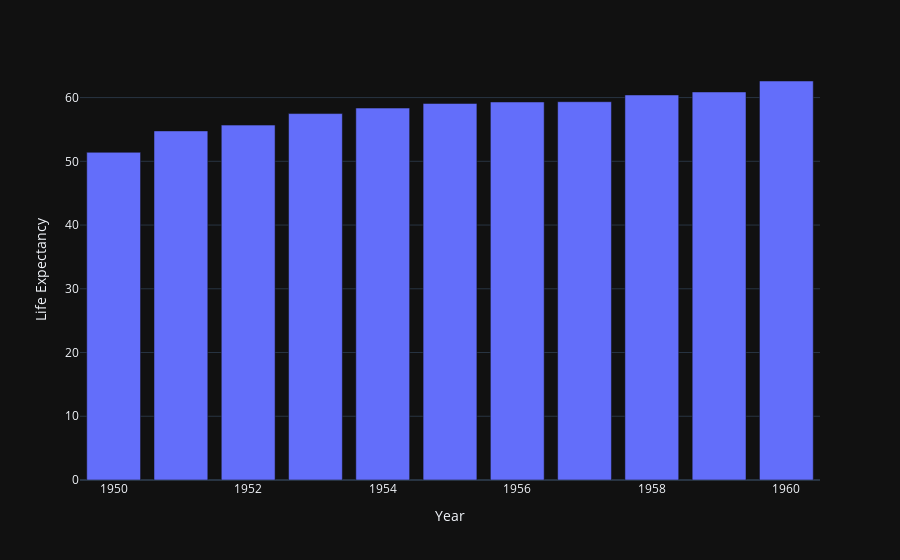

This figure's notebook cell:
### Markdown cell above
## Gráfico de Barras

### Code cell
px.bar(df_eua, x='Year', y='Life Expectancy')

### Figure 1 — Plotly figure (JSON) as saved in the notebook; plotly's stock layout.template omitted (floating-point values rounded to 4 significant figures)
{"data": [{"alignmentgroup": "True", "hovertemplate": "Year=%{x}<br>Life Expectancy=%{y}<extra></extra>", "legendgroup": "", "marker": {"color": "#636efa", "pattern": {"shape": ""}}, "name": "", "offsetgroup": "", "orientation": "v", "showlegend": false, "textposition": "auto", "type": "bar", "x": [1950, 1951, 1952, 1953, 1954, 1955, 1956, 1957, 1958, 1959, 1960], "xaxis": "x", "y": [51.41, 54.77, 55.68, 57.49, 58.35, 59.08, 59.31, 59.35, 60.41, 60.88, 62.6], "yaxis": "y"}], "layout": {"autosize": true, "barmode": "relative", "legend": {"tracegroupgap": 0}, "margin": {"t": 60}, "xaxis": {"anchor": "y", "autorange": true, "domain": [0, 1], "range": [1950.0, 1960.0], "title": {"text": "Year"}, "type": "linear"}, "yaxis": {"anchor": "x", "autorange": true, "domain": [0, 1], "range": [0, 65.89], "title": {"text": "Life Expectancy"}, "type": "linear"}}}
